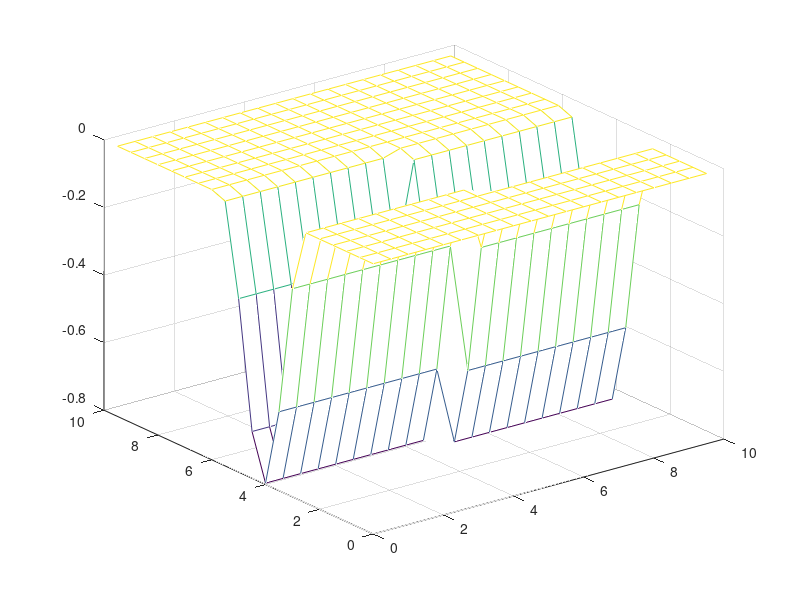

The MATLAB script that drew this image:
% A script to automatically generate the .dat terrain file

close all
clear all


xDim = 20;
yDim = 20;
xRes = 0.5;
yRes = xRes;

%x = 0:xRes:xDim; 
%y = 0:yRes:yDim;

x = 0:1:xDim-1; 
y = 0:1:yDim-1;
x = x * xRes;
y = y * yRes;

[XI,YI] = meshgrid(x,y);


ZI = 0.4*cos(YI./0.5) - 0.4;

% zero out and shift around to make it look more complecated
[row col] =size(ZI);
ZI(8:col, :) = 0 ;
ZI(2:col, 1:floor(row/2))  = ZI(1:col-1, 1:floor(row/2)) ;

temp = ZI(1:col-4, :);
ZI(1:4, :) = 0;
ZI(5:col, :) = temp;

mesh(XI,YI,ZI);
hold
	
%z = x.*exp(-x.^2-y.^2);
%plot3(x,y,z,'o'), hold off

hold off

%	rand('seed',0)	
%    x = rand(100,1)*4-2; y = rand(100,1)*4-2;
%    z = x.*exp(-x.^2-y.^2);







outputDir = '.';

fid = fopen(strcat(outputDir,'/terrain3.dat'),'w');
[nr, nc] =size(ZI);
fprintf(fid, '%d  %d  %2.2f\n',xDim, yDim, xRes); 
for i=1:nr
    fprintf(fid, '%f   ',ZI(i,:));
    fprintf(fid, '\n');
end


fclose(fid);

